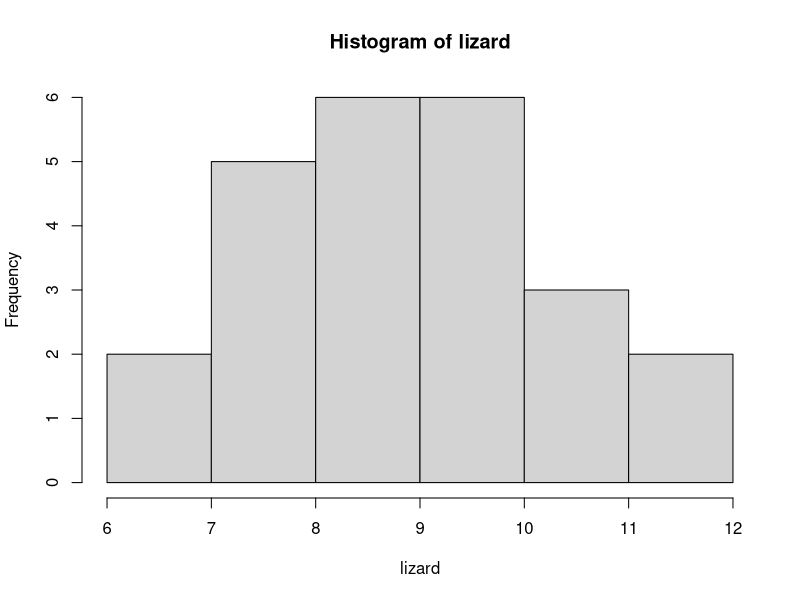
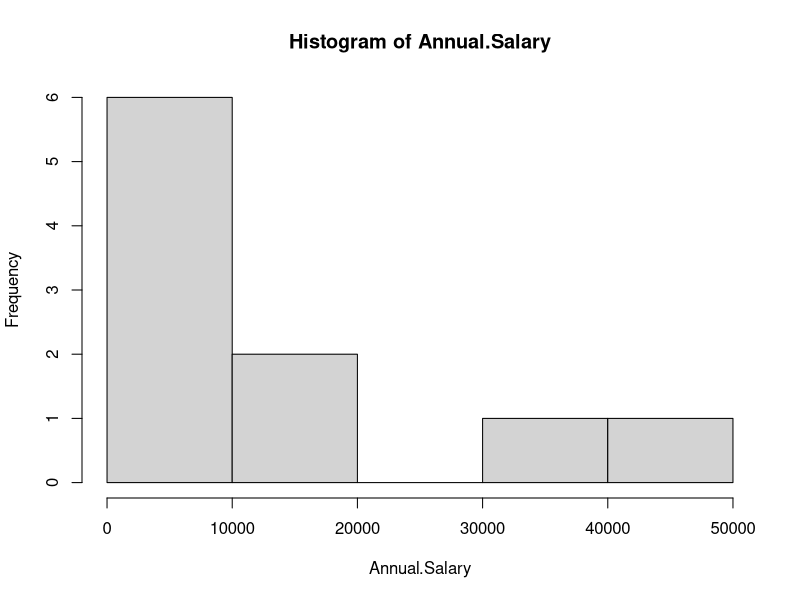
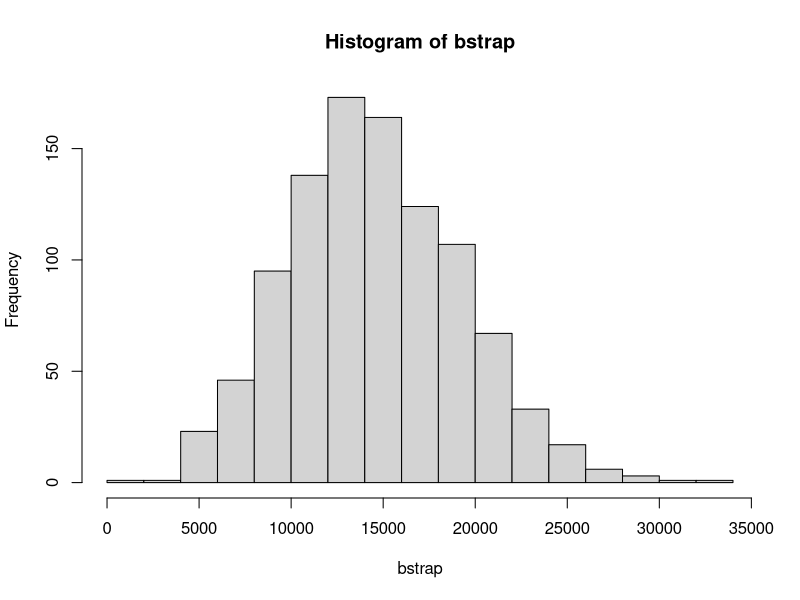

The R source for these figures, in order:
### Confidence Intervals and Bootstrapping 
### Lecture 02.05


#### The Population Standard Deviation is known

Annual.Salary <- c(44617, 7066, 17594, 2726, 1178, 18898, 5033, 37151, 4514, 4000)

######From the formula for the NORMAL at 90% Confidence
alpha <- 0.1
Area <- alpha/2
z1 <- qnorm(Area)
z2 <- qnorm(1-Area)

smean <- mean(Annual.Salary)
sigma <- 15000
MOE <- z2*sigma/(sqrt(length(Annual.Salary)))

# Lower Bound
LB <- smean-MOE
LB

# Upper Bound
UB <- smean + MOE
UB

### When the charateristics of the population are unknown

lizard <- c(6.2, 6.6, 7.1, 7.4, 7.6, 7.9, 8, 8.3, 8.4, 8.5, 8.6,
            + 8.8, 8.8, 9.1, 9.2, 9.4, 9.4, 9.7, 9.9, 10.2, 10.4, 10.8,
            + 11.3, 11.9)

t.test(lizard)  # Assumes a 95% confidence interval is required

t.test(lizard, conf.level = 0.9)

hist(lizard)
hist(Annual.Salary)

#### Bootstrap

bstrap <- c()
for (i in 1:1000){
    bstrap <- c(bstrap, mean(sample(Annual.Salary, 10, replace=TRUE)))
}

hist(bstrap, breaks=20)
#bstrap
quantile(bstrap, 0.05)
quantile(bstrap, 0.95)
